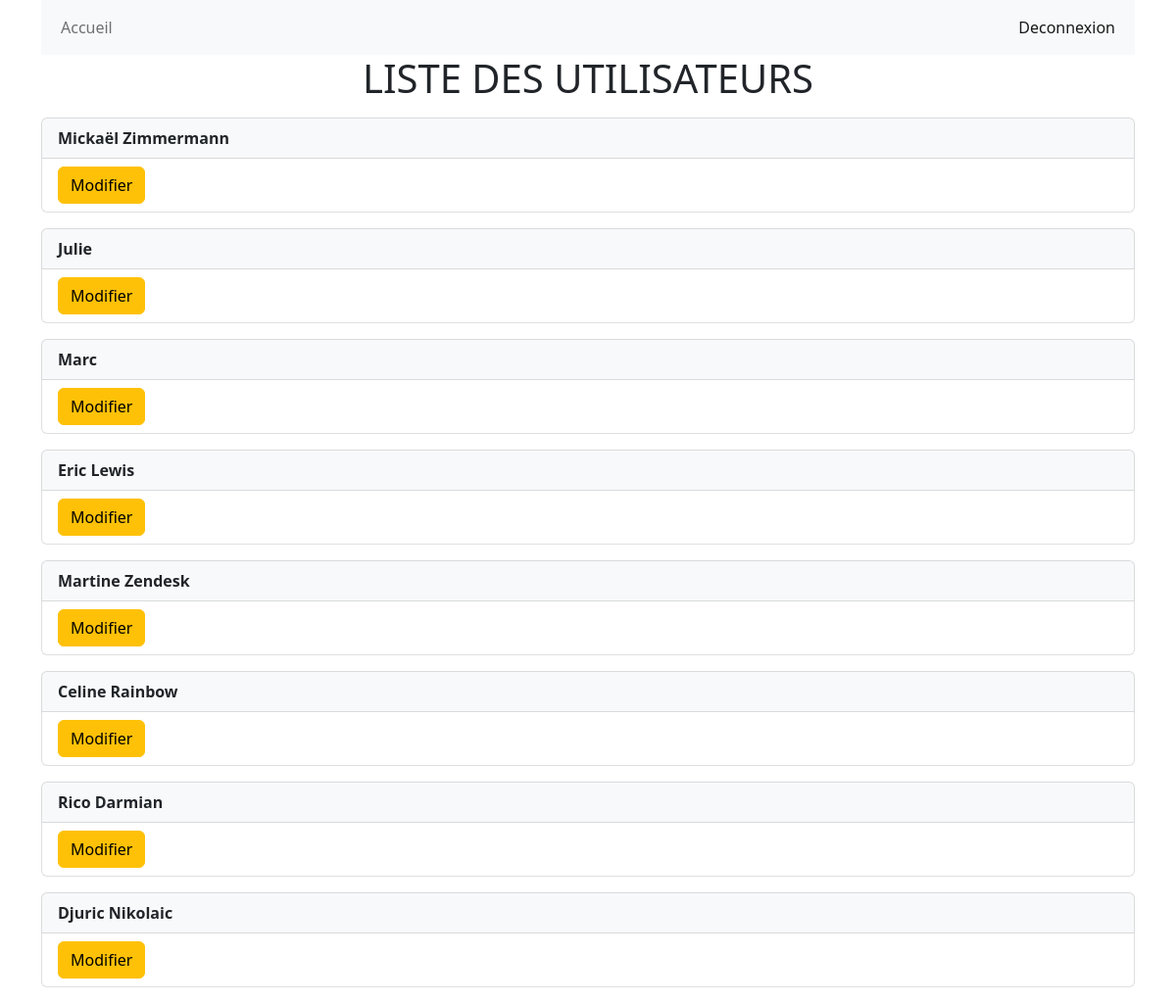
Page /afficher_detail_utilisateur.php (signed in) on the committed database.
### tables this page shows
CREATE TABLE `utilisateur` (
  `id` int(11) NOT NULL,
  `nom` varchar(100) DEFAULT NULL,
  `login` varchar(100) DEFAULT NULL,
  `password` varchar(50) DEFAULT NULL,
  `role` varchar(50) DEFAULT NULL,
  `actif` int(11) DEFAULT NULL
);

### data/utilisateur.php (called while the page is built, shortened)
<?php
class utilisateur extends _model {
    protected $champs = ["nom", "login", "password", "role", "actif"];
    protected $table = "utilisateur";
    function getAllActif() {
        $sql = "SELECT `id`";
        foreach ($this->champs as $unChamp) {
            $sql .= ", `$unChamp`";
        }
        $sql .= " FROM `$this->table`";
        $sql .= " WHERE `actif` = 1";
        $req = $this->executeRequest($sql);
        $lignes = $req->fetchAll(PDO::FETCH_ASSOC);
        $retour = [];
        foreach ($lignes as $uneLigne) {
            $obj = new $class();
            $obj->chargerInfosDepuisTableau($uneLigne);
            $obj->id = $uneLigne["id"];
            $retour[$uneLigne["id"]] = $obj;
        }
        return $retour;
    }
}
?>

### library/model.php (called while the page is built, shortened)
<?php
class _model {
    protected $champs = [];
    protected $id = 0;
    protected $valeurs = [];
    function get($nomChamp) {
        if (in_array($nomChamp, $this->champs)) {
            return $this->valeurs[$nomChamp];
        } else {
            return "";
        }
    }
    function id() {
        if (empty($this->id)) {
            return 0;
        } else {
            return $this->id;
        }
    }
    function set($nomChamp, $val) {
        $this->valeurs[$nomChamp] = $val;
        return true;
    }
    function executeRequest($sql, $param = []) {
        global $bdd;
        $req = $bdd->prepare($sql);
        if (!$req->execute($param)) {
            echo "Echec de la requête";
            return false;
        }
        return $req;
    }
}
?>

### templates/pages/liste_utilisateurs.php (the view, shortened to what this page needs)
<!DOCTYPE html>
<html lang="en">
<head>
    <link rel="stylesheet" href="css/bootstrap.css" type="text/css">
    <link rel="stylesheet" href="css/style.css" type="text/css">
</head>
<body>
    <div class="container">
        <?php
        include "templates/fragments/header.php";
        ?>
        <main>
            <h1 class="text-center text-uppercase">Liste des utilisateurs</h1>
            <?php
            foreach ($listeUtilisateurs as $unUtilisateur) {
                ?>
                <ul class="list-group my-3">
                    <li class="list-group-item bg-light fw-bold"><?= htmlentities($unUtilisateur->get("nom")) ?></li>
                    <li class="list-group-item"><a class="btn btn-warning" href="afficher_detail_utilisateur.php?id=<?= htmlentities($unUtilisateur->id()) ?>">Modifier</a></li>
                </ul>
                <?php
            }
            ?>
        </main>
    </div>
</body>
</html>

### css/style.css (style rules this page uses)
a { text-decoration: none; color: inherit; }

### rows in the picture
utilisateur: nom "Mickaël Zimmermann"
utilisateur: nom "Julie"
utilisateur: nom "Marc"
utilisateur: nom "Eric Lewis"
utilisateur: nom "Martine Zendesk"
utilisateur: nom "Celine Rainbow"
utilisateur: nom "Rico Darmian"
utilisateur: nom "Djuric Nikolaic"
